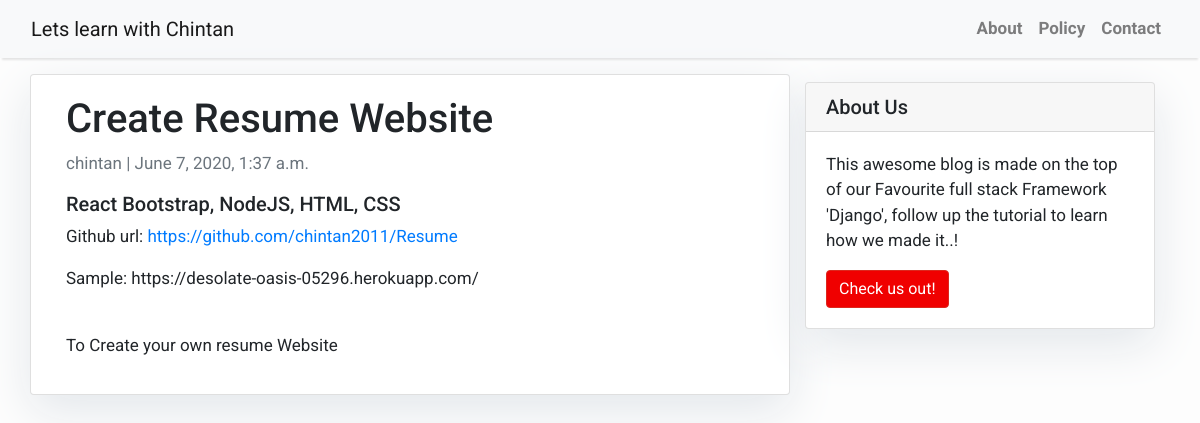
Before: /resume_website/ with the older database file.
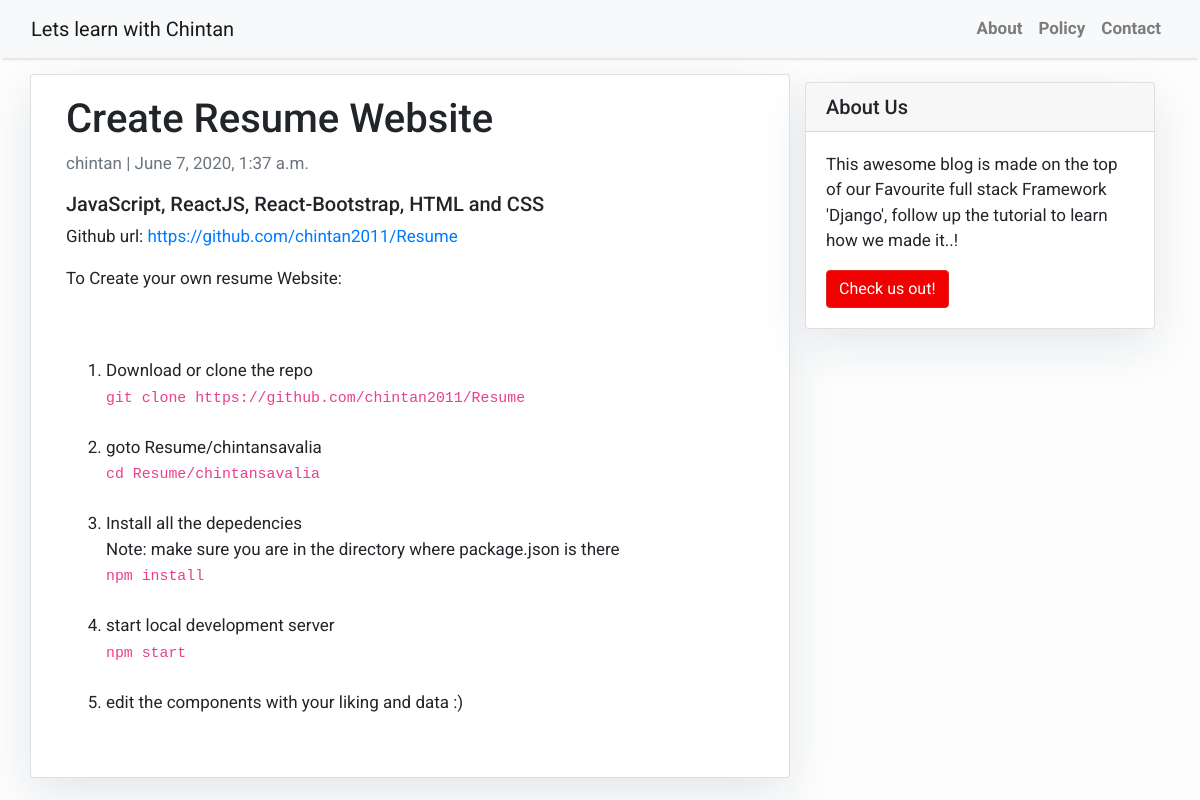
After: the same page with the newer database file.
### blog/models.py (models this page shows, shortened)
class Post(models.Model):
    title = models.CharField(max_length=200, unique=True)
    slug = models.SlugField(max_length=200, unique=True)
    author = models.ForeignKey(User, on_delete=models.CASCADE, related_name='blog_posts')
    tech_stack = models.CharField(max_length=200, default='')
    github_url = models.URLField(max_length=200, default='n/a')
    updated_on = models.DateTimeField(auto_now=True)
    content = models.TextField()
    created_on = models.DateTimeField(auto_now_add=True)
    status = models.IntegerField(choices=STATUS, default=0)
    class Meta:
        ordering = ['-created_on']  #sort results based on when they were created

### blog/views.py (the view)
# urls.py: path('<slug:slug>/', views.PostDetail.as_view(), name='post_detail'),
class PostDetail(generic.DetailView):
    model = Post
    template_name = 'post_detail.html'

### templates/post_detail.html
{% extends 'base.html' %} {% block content %}
{% load markdown_deux_tags %}
<div class="container">
  <div class="row">
    <div class="col-md-8 card mb-4  mt-3 left  top">
      <div class="card-body">
        <h1>{% block title %} {{ object.title }} {% endblock title %}</h1>
        <p class=" text-muted">{{ post.author }} | {{ post.created_on }}</p>
        <h5>{{post.tech_stack}}</h5>
        Github url: <a href="{{ post.github_url }}">{{post.github_url}}</a>
        <p class="card-text">{{ object.content  |markdown | linebreaks }}</p>
      </div>
    </div>
    {% block sidebar %} {% include 'sidebar.html' %} {% endblock sidebar %}
  </div>
</div>
{% endblock content %}

Changed rows visible on the page:
changed Post "Create Resume Website": tech_stack "React Bootstrap, NodeJS, HTML, CSS" → "JavaScript, ReactJS, React-Bootstrap, HTML and CSS"; content "Sample: https://desolate-oasis-05296.herokuapp.com/ To Create your own resume Website" → "To Create your own resume Website: Download or clone the repo git clone https://github.com/chintan2011/Resume goto Resume/chintansavalia cd Resume/chintansavalia Install all the depedencies Note: make sure you are in the directory where package.json is there npm install start local development server npm start edit the components with your liking and data :)"
